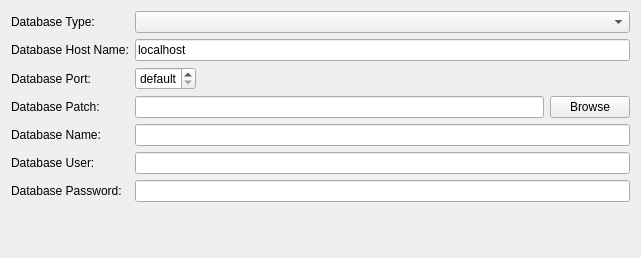
<?xml version="1.0" encoding="UTF-8"?>
<ui version="4.0">
 <class>ExtensionSQLConfigWidget</class>
 <widget class="QWidget" name="ExtensionSQLConfigWidget">
  <property name="geometry">
   <rect>
    <x>0</x>
    <y>0</y>
    <width>641</width>
    <height>258</height>
   </rect>
  </property>
  <property name="windowTitle">
   <string>Form</string>
  </property>
  <layout class="QVBoxLayout" name="verticalLayout">
   <item>
    <layout class="QGridLayout" name="gridLayout">
     <item row="0" column="0">
      <widget class="QLabel" name="label">
       <property name="text">
        <string>Database Type:</string>
       </property>
      </widget>
     </item>
     <item row="0" column="1">
      <widget class="QComboBox" name="driversComboBox">
       <property name="minimumSize">
        <size>
         <width>250</width>
         <height>0</height>
        </size>
       </property>
      </widget>
     </item>
     <item row="1" column="0">
      <widget class="QLabel" name="hostNameLlabel">
       <property name="text">
        <string>Database Host Name:</string>
       </property>
      </widget>
     </item>
     <item row="1" column="1">
      <widget class="QLineEdit" name="hostNameLineEdit">
       <property name="text">
        <string>localhost</string>
       </property>
      </widget>
     </item>
     <item row="2" column="0">
      <widget class="QLabel" name="portLabel">
       <property name="text">
        <string>Database Port:</string>
       </property>
      </widget>
     </item>
     <item row="2" column="1">
      <widget class="QSpinBox" name="portSpinBox">
       <property name="sizePolicy">
        <sizepolicy hsizetype="Fixed" vsizetype="Fixed">
         <horstretch>0</horstretch>
         <verstretch>0</verstretch>
        </sizepolicy>
       </property>
       <property name="specialValueText">
        <string>default</string>
       </property>
       <property name="maximum">
        <number>65536</number>
       </property>
      </widget>
     </item>
     <item row="3" column="0">
      <widget class="QLabel" name="patchLabel">
       <property name="text">
        <string>Database Patch:</string>
       </property>
      </widget>
     </item>
     <item row="4" column="0">
      <widget class="QLabel" name="databaseNameLabel">
       <property name="text">
        <string>Database Name:</string>
       </property>
      </widget>
     </item>
     <item row="4" column="1">
      <widget class="QLineEdit" name="databaseNameLineEdit"/>
     </item>
     <item row="5" column="0">
      <widget class="QLabel" name="userLabel">
       <property name="text">
        <string>Database User:</string>
       </property>
      </widget>
     </item>
     <item row="5" column="1">
      <widget class="QLineEdit" name="userLineEdit"/>
     </item>
     <item row="6" column="0">
      <widget class="QLabel" name="passwordLabel">
       <property name="text">
        <string>Database Password:</string>
       </property>
      </widget>
     </item>
     <item row="6" column="1">
      <widget class="QLineEdit" name="passwordLineEdit">
       <property name="echoMode">
        <enum>QLineEdit::Password</enum>
       </property>
      </widget>
     </item>
     <item row="3" column="1">
      <layout class="QHBoxLayout" name="dbPatchHorizontalLayout">
       <item>
        <widget class="QLineEdit" name="patchLineEdit"/>
       </item>
       <item>
        <widget class="QPushButton" name="browsePatchPushButton">
         <property name="text">
          <string>Browse</string>
         </property>
        </widget>
       </item>
      </layout>
     </item>
    </layout>
   </item>
   <item>
    <spacer name="verticalSpacer">
     <property name="orientation">
      <enum>Qt::Vertical</enum>
     </property>
     <property name="sizeHint" stdset="0">
      <size>
       <width>20</width>
       <height>61</height>
      </size>
     </property>
    </spacer>
   </item>
  </layout>
 </widget>
 <resources/>
 <connections/>
</ui>
